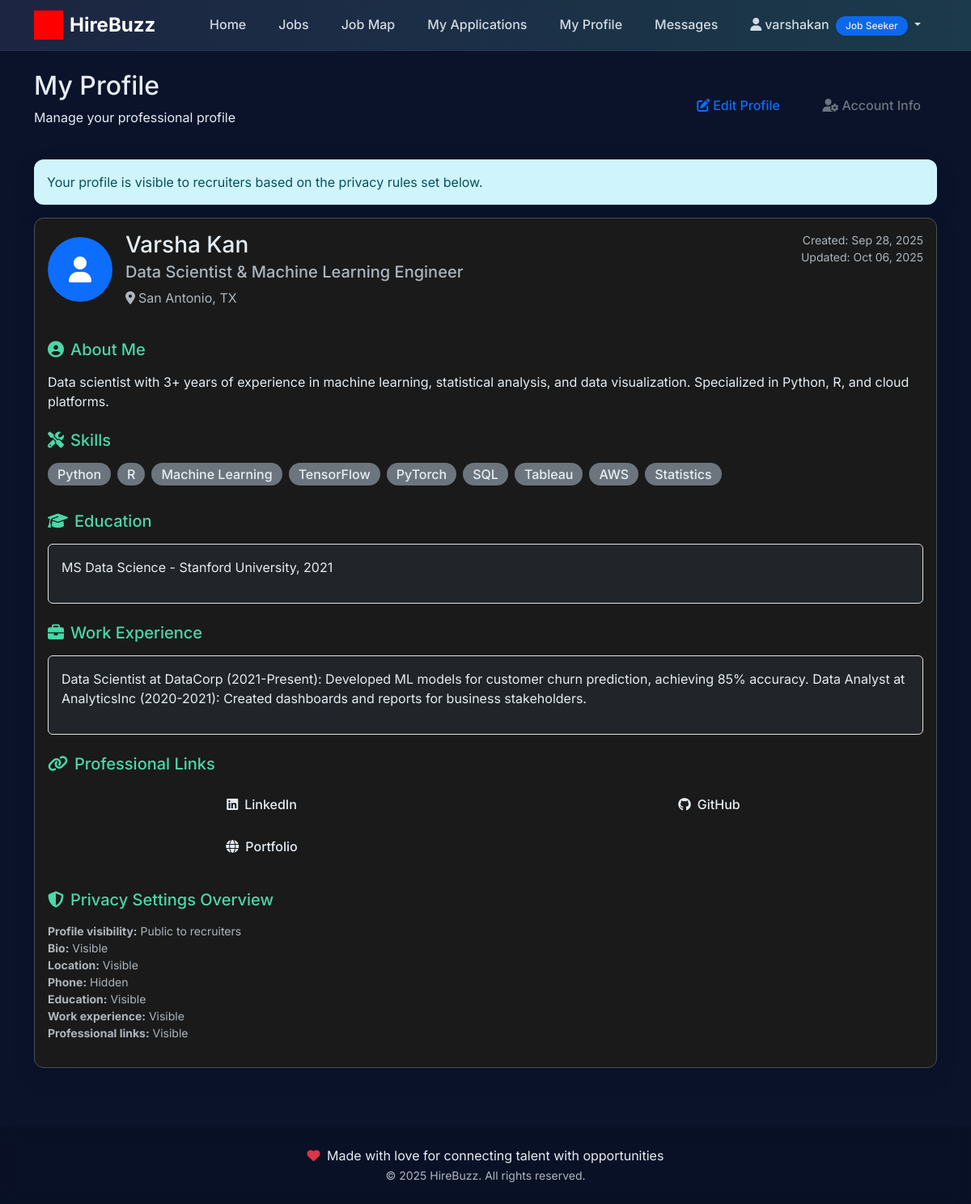
/profiles/my-profile/ (signed in), run on the app's committed database.
### profiles/models.py (models this page shows, shortened)
class Profile(models.Model):
    user = models.OneToOneField(User, on_delete=models.CASCADE, related_name='profile')
    headline = models.CharField(
        max_length=200,
        help_text="A brief professional headline (e.g., 'Senior Software Engineer')"
    )
    bio = models.TextField(
        max_length=1000,
        blank=True,
        help_text="A brief description about yourself and your career goals"
    )
    location = models.CharField(max_length=100, blank=True)
    phone = models.CharField(
        max_length=20,
        blank=True,
        validators=[RegexValidator(r'^\d{10}$', 'Enter a valid 10-digit US phone number.')]
    )
    skills = models.TextField(
        help_text="List your key skills separated by commas (e.g., Python, Django, React, SQL)"
    )
    education = models.TextField(
        help_text="List your educational background (e.g., 'BS Computer Science - Georgia Tech, 2023')"
    )
    work_experience = models.TextField(
        help_text="Describe your work experience, including company names, positions, and key achievements"
    )
    linkedin_url = models.URLField(
        blank=True,
        validators=[URLValidator()],
        help_text="Your LinkedIn profile URL"
    )
    github_url = models.URLField(
        blank=True,
        validators=[URLValidator()],
        help_text="Your GitHub profile URL"
    )
    portfolio_url = models.URLField(
        blank=True,
        validators=[URLValidator()],
        help_text="Your portfolio or personal website URL"
    )
    other_url = models.URLField(
        blank=True,
        validators=[URLValidator()],
        help_text="Any other relevant URL (e.g., personal blog, Stack Overflow)"
    )
    resume = models.FileField(
        upload_to='resumes/',
        blank=True,
        null=True,
        help_text="Upload your resume (PDF, DOC, or DOCX format)"
    )
    is_public = models.BooleanField(
        default=True,
        help_text="Allow recruiters to find and view your profile."
    )
    show_bio = models.BooleanField(
        default=True,
        help_text="Display your bio on your public profile."
    )
    show_location = models.BooleanField(
        default=True,
        help_text="Display your location on your public profile."
    )
    show_phone = models.BooleanField(
        default=False,
        help_text="Display your phone number so recruiters can contact you directly."
    )
    show_education = models.BooleanField(
        default=True,
        help_text="Display your education history on your public profile."
    )
    show_work_experience = models.BooleanField(
        default=True,
        help_text="Display your work experience on your public profile."
    )
    show_links = models.BooleanField(
        default=True,
        help_text="Display your professional links to recruiters."
    )
    show_resume = models.BooleanField(
        default=True,
        help_text="Allow recruiters to download your resume."
    )
    created_at = models.DateTimeField(auto_now_add=True)
    updated_at = models.DateTimeField(auto_now=True)
    class Meta:
        ordering = ['-updated_at']
    def get_skills_list(self):
        return [skill.strip() for skill in self.skills.split(',') if skill.strip()]
    def has_links(self):
        return any([self.linkedin_url, self.github_url, self.portfolio_url, self.other_url])

### profiles/views.py (the view)
# urls.py: path('my-profile/', views.my_profile, name='my_profile'),
@login_required
def my_profile(request):
    try:
        profile = request.user.profile
    except Profile.DoesNotExist:
        return redirect('profiles:create')
    context = {
        'profile': profile,
        'template_data': {'title': 'My Profile - HireBuzz'}
    }
    return render(request, 'profiles/my_profile.html', context)

### accounts/models.py (called while the page is built)
    def is_job_seeker(self):
        return self.user_type == 'job_seeker'

    def is_recruiter(self):
        return self.user_type == 'recruiter'

### profiles/templates/profiles/my_profile.html (shortened to what this page needs)
{% extends 'base.html' %}
{% block content %}
<div class="container">
  <div class="row">
    <div class="col-12">
      <div class="d-flex justify-content-between align-items-center mb-4">
        <div>
          <h2 class="mb-2">My Profile</h2>
          <p class="text-light">Manage your professional profile</p>
        </div>
        <div>
          <a href="{% url 'profiles:edit' %}" class="btn btn-outline-primary me-2">
            <i class="fas fa-edit me-1"></i>Edit Profile
          </a>
          <a href="{% url 'profiles:edit_user_info' %}" class="btn btn-outline-secondary">
            <i class="fas fa-user-cog me-1"></i>Account Info
          </a>
        </div>
      </div>
      {% if not profile.is_public %}
      <div class="alert alert-warning" role="alert">
        Your profile is currently hidden from recruiters. Turn on visibility in the privacy settings section when you are ready to share it.
      </div>
      {% else %}
      <div class="alert alert-info" role="alert">
        Your profile is visible to recruiters based on the privacy rules set below.
      </div>
      {% endif %}
      <div class="card bg-dark border-secondary profile-card">
        <div class="card-body text-light">
          <div class="row mb-4">
            <div class="col-md-8">
              <div class="d-flex align-items-center mb-3">
                <div class="bg-primary rounded-circle d-flex align-items-center justify-content-center me-3" style="width: 80px; height: 80px;">
                  <i class="fas fa-user fa-2x text-white"></i>
                </div>
                <div>
                  <h3 class="mb-1 text-light">{{ user.get_full_name|default:user.username }}</h3>
                  <h5 class="text-muted mb-2">{{ profile.headline }}</h5>
                  {% if profile.location %}
                    <p class="text-muted mb-0">
                      <i class="fas fa-map-marker-alt me-1"></i>{{ profile.location }}
                    </p>
                  {% endif %}
                </div>
              </div>
            </div>
            <div class="col-md-4 text-md-end">
              <div class="text-muted small">
                <div>Created: {{ profile.created_at|date:"M d, Y" }}</div>
                <div>Updated: {{ profile.updated_at|date:"M d, Y" }}</div>
              </div>
            </div>
          </div>
          {% if profile.bio %}
            <div class="mb-4">
              <h5 class="text-primary mb-3">
                <i class="fas fa-user-circle me-2"></i>About Me
                </h5>
              <p class="mb-0 text-light">{{ profile.bio|linebreaks }}</p>
            </div>
          {% endif %}
          <div class="mb-4">
            <h5 class="text-primary mb-3">
              <i class="fas fa-tools me-2"></i>Skills
            </h5>
            <div class="d-flex flex-wrap">
              {% for skill in profile.get_skills_list %}
                <span class="badge bg-secondary me-2 mb-2 fs-6">{{ skill }}</span>
              {% endfor %}
            </div>
          </div>
          <div class="mb-4">
            <h5 class="text-primary mb-3">
              <i class="fas fa-graduation-cap me-2"></i>Education
            </h5>
            <div class="bg-dark border rounded p-3">
              <p class="mb-0 text-light">{{ profile.education|linebreaks }}</p>
            </div>
          </div>
          <div class="mb-4">
            <h5 class="text-primary mb-3">
              <i class="fas fa-briefcase me-2"></i>Work Experience
            </h5>
            <div class="bg-dark border rounded p-3">
              <p class="mb-0 text-light">{{ profile.work_experience|linebreaks }}</p>
            </div>
          </div>
          {% if profile.has_links %}
            <div class="mb-4">
              <h5 class="text-primary mb-3">
                <i class="fas fa-link me-2"></i>Professional Links
              </h5>
              <div class="row">
                {% if profile.linkedin_url %}
                  <div class="col-md-6 mb-2">
                    <a href="{{ profile.linkedin_url }}" target="_blank" class="btn btn-outline-primary w-100">
                      <i class="fab fa-linkedin me-2"></i>LinkedIn
                    </a>
                  </div>
                {% endif %}
                {% if profile.github_url %}
                  <div class="col-md-6 mb-2">
                    <a href="{{ profile.github_url }}" target="_blank" class="btn btn-outline-dark w-100">
                      <i class="fab fa-github me-2"></i>GitHub
                    </a>
                  </div>
                {% endif %}
                {% if profile.portfolio_url %}
                  <div class="col-md-6 mb-2">
                    <a href="{{ profile.portfolio_url }}" target="_blank" class="btn btn-outline-info w-100">
                      <i class="fas fa-globe me-2"></i>Portfolio
                    </a>
                  </div>
                {% endif %}
              </div>
            </div>
          {% endif %}
          <div class="mb-2">
            <h5 class="text-primary mb-3">
              <i class="fas fa-shield-alt me-2"></i>Privacy Settings Overview
            </h5>
            <ul class="list-unstyled small text-muted">
              <li><strong>Profile visibility:</strong> {{ profile.is_public|yesno:"Public to recruiters,Private - only visible to you" }}</li>
              <li><strong>Bio:</strong> {{ profile.show_bio|yesno:"Visible,Hidden" }}</li>
              <li><strong>Location:</strong> {{ profile.show_location|yesno:"Visible,Hidden" }}</li>
              <li><strong>Phone:</strong> {{ profile.show_phone|yesno:"Visible,Hidden" }}</li>
              <li><strong>Education:</strong> {{ profile.show_education|yesno:"Visible,Hidden" }}</li>
              <li><strong>Work experience:</strong> {{ profile.show_work_experience|yesno:"Visible,Hidden" }}</li>
              <li><strong>Professional links:</strong> {{ profile.show_links|yesno:"Visible,Hidden" }}</li>
            </ul>
          </div>
        </div>
      </div>
    </div>
  </div>
</div>
{% endblock content %}

### hirebuzz/templates/base.html (shortened to what this page needs)
<!DOCTYPE html>
<html lang="en">
  {% load static %}
  <head>
    <link href="https://cdn.jsdelivr.net/npm/bootstrap@5.3.3/dist/css/bootstrap.min.css" rel="stylesheet">
    <link rel="stylesheet" href="https://cdnjs.cloudflare.com/ajax/libs/font-awesome/6.5.2/css/all.min.css" />
    <link rel="stylesheet" type="text/css" href="{% static 'css/style.css' %}">
  </head>
  <body class="hb-body">
    <nav class="navbar navbar-dark hb-nav navbar-expand-lg">
      <div class="container">
        <a class="navbar-brand d-flex align-items-center gap-2" href="{% url 'home:index' %}">
          <img src="{% static 'img/hirebuzz-logo.png' %}" alt="HireBuzz" height="36" />
          <span class="fw-bold">HireBuzz</span>
        </a>
        <div class="collapse navbar-collapse" id="hbNav">
          <div class="navbar-nav ms-auto">
            <a class="nav-link" href="{% url 'home:index' %}">Home</a>
            <a class="nav-link" href="{% url 'jobs:index' %}">Jobs</a>
            {% if user.is_authenticated %}
              {% if user.user_profile.is_recruiter %}
                <a class="nav-link" href="{% url 'profiles:index' %}">Candidates</a>
                <a class="nav-link" href="{% url 'jobs:applicant_cluster_map' %}">Applicant Clusters</a>
                <a class="nav-link" href="{% url 'jobs:my_jobs' %}">My Jobs</a>
                <a class="nav-link" href="{% url 'jobs:post_job' %}">Post Job</a>
              {% elif user.user_profile.is_job_seeker %}
                <a class="nav-link" href="{% url 'jobs:map' %}">Job Map</a>
                <a class="nav-link" href="{% url 'applications:index' %}">My Applications</a>
                <a class="nav-link" href="{% url 'profiles:my_profile' %}">My Profile</a>
              {% endif %}
            {% else %}
              <a class="nav-link" href="{% url 'profiles:index' %}">Profiles</a>
            {% endif %}
            <a class="nav-link" href="{% url 'communications:index' %}">Messages</a>
            {% if user.is_authenticated %}
              <div class="nav-item dropdown">
                <a class="nav-link dropdown-toggle" href="#" id="accountDropdown" role="button" data-bs-toggle="dropdown" aria-expanded="false">
                  <i class="fas fa-user me-1"></i>{{ user.username }}
                  {% if user.user_profile.is_recruiter %}
                    <span class="badge bg-success ms-1">Recruiter</span>
                  {% elif user.user_profile.is_job_seeker %}
                    <span class="badge bg-primary ms-1">Job Seeker</span>
                  {% endif %}
                </a>
              </div>
            {% endif %}
          </div>
        </div>
      </div>
    </nav>
    <main class="hb-main fade-in">
      {% block content %}{% endblock content %}
    </main>
    <footer class="text-center py-4 mt-5" style="background: rgba(0,0,0,0.1); backdrop-filter: blur(10px);">
      <div class="container">
        <p class="text-light mb-0">
          <i class="fas fa-heart text-danger me-1"></i>
          Made with love for connecting talent with opportunities
        </p>
        <small class="text-light opacity-75">© 2025 HireBuzz. All rights reserved.</small>
      </div>
    </footer>
  </body>
</html>

### hirebuzz/static/css/style.css (style rules this page uses)
.hb-body { font-family: "Inter", "DM Sans", system-ui, -apple-system, Segoe UI, Roboto, Arial, sans-serif; background: #0b132b; color: #e6edf3; }
.hb-nav { background: linear-gradient(90deg, #1c2541, #1b3a4b); border-bottom: 1px solid rgba(255,255,255,0.06); }
.navbar a.nav-link { color: #e6edf3 !important; opacity: 0.9; }
.hb-main { padding: 24px 0; }
.bg-dark .text-muted { color: #adb5bd !important; }
.bg-dark .card-body { color: #e6edf3 !important; }
.bg-dark .text-light { color: #e6edf3 !important; }
.card.bg-dark * { color: inherit; }
.card.bg-dark .text-muted { color: #adb5bd !important; }
.card.bg-dark .text-primary { color: #4cd7a8 !important; }
.text-light { color: #e6edf3 !important; }
.profile-card .text-light { color: #e6edf3 !important; }
.card.bg-dark, .card.profile-card { color: #e6edf3 !important; }
.card.bg-dark *, .card.profile-card * { color: inherit; }
.card.bg-dark .text-muted, .card.profile-card .text-muted { color: #adb5bd !important; }
.profile-card { background-color: #1a1a1a !important; border: 1px solid #495057 !important; }
.profile-card .card-body { color: #e6edf3 !important; }
.profile-card .text-muted { color: #adb5bd !important; }
.profile-card .text-primary { color: #4cd7a8 !important; }

### hirebuzz/templates/base.html (style rules this page uses)
:root { --primary-gradient: linear-gradient(135deg, #1e3a8a 0%, #3b82f6 100%); --secondary-gradient: linear-gradient(135deg, #059669 0%, #10b981 100%); --success-gradient: linear-gradient(135deg, #0ea5e9 0%, #06b6d4 100%); --warning-gradient: linear-gradient(135deg, #f59e0b 0%, #f97316 100%); --dark-gradient: linear-gradient(135deg, #1f2937 0%, #374151 100%); --card-shadow: 0 10px 30px rgba(0, 0, 0, 0.1); --card-shadow-hover: 0 20px 40px rgba(0, 0, 0, 0.15); --border-radius: 12px; --transition: all 0.3s cubic-bezier(0.4, 0, 0.2, 1); --corporate-blue: #1e40af; --trust-blue: #3b82f6; --success-green: #059669; --growth-teal: #0d9488; --energy-orange: #ea580c; --professional-gray: #374151; --light-gray: #f8fafc; --accent-purple: #7c3aed; }
body { font-family: 'Inter', -apple-system, BlinkMacSystemFont, 'Segoe UI', Roboto, sans-serif; background: linear-gradient(135deg, #1e3a8a 0%, #3b82f6 50%, #0ea5e9 100%); min-height: 100vh; }
.navbar-brand { font-weight: 700; font-size: 1.5rem; transition: var(--transition); }
.nav-link { font-weight: 500; transition: var(--transition); border-radius: 8px; margin: 0 4px; padding: 8px 16px !important; }
.btn { border-radius: var(--border-radius); font-weight: 500; transition: var(--transition); border: none; padding: 10px 20px; }
.card { border-radius: var(--border-radius); border: none; box-shadow: var(--card-shadow); transition: var(--transition); overflow: hidden; }
.badge { border-radius: 20px; font-weight: 500; padding: 6px 12px; }
.alert { border-radius: var(--border-radius); border: none; box-shadow: var(--card-shadow); }
.fade-in { animation: fadeIn 0.6s ease-in-out; }

### data on the page
Profile: headline "Data Scientist & Machine Learning Engineer", location "San Antonio, TX", created_at "Sep 28, 2025", updated_at "Oct 06, 2025", bio "Data scientist with 3+ years of experience in machine learning, statistical analysis, and data visualization. Specialized in Python, R, and cloud platforms.", education "MS Data Science - Stanford University, 2021", work_experience "Data Scientist at DataCorp (2021-Present): Developed ML models for customer churn prediction, achieving 85% accuracy. Data Analyst at AnalyticsInc (2020-2021): Created dashboards and reports for business stakeholders.", is_public "Public to recruiters", show_bio "Visible", show_location "Visible", show_phone "Hidden", show_education "Visible", show_work_experience "Visible", show_links "Visible"

### other printed values
{{ user.username }} "varshakan"
{{ user.get_full_name|default:user.username }} "Varsha Kan"
{{ skill }} "Python" "R" "Machine Learning" "TensorFlow" "PyTorch" "SQL" "Tableau" "AWS" "Statistics"
